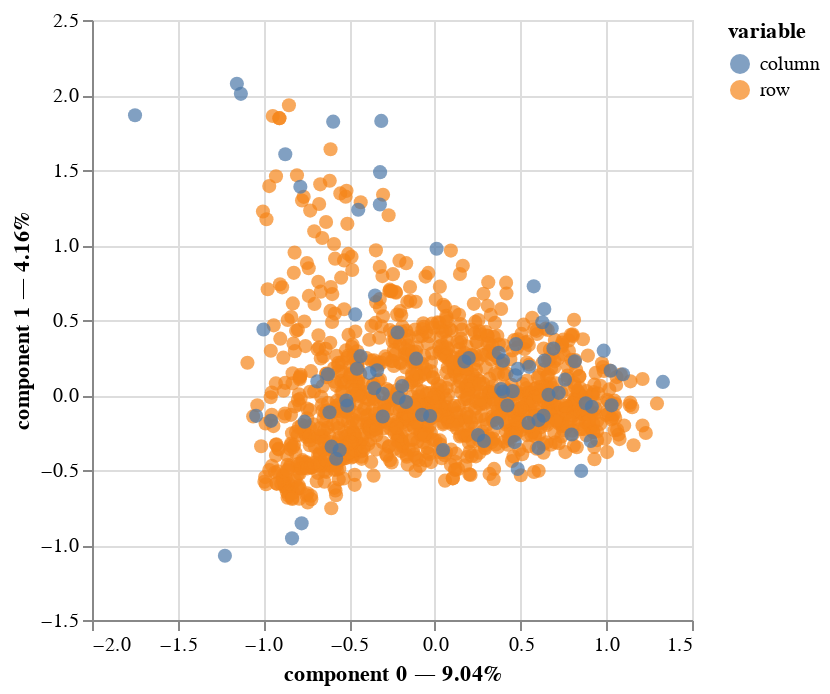

The cell this chart's notebook holds for it:
### Code cell
mca.plot(
    final_df2,
    x_component=0,
    y_component=1,
    show_column_markers=True,
    show_row_markers=True,
    show_column_labels=False,
    show_row_labels=False
)

### Figure 1 — Vega-Lite specification as saved in the notebook (floating-point values rounded to 4 significant figures; data arrays with more than 128 entries replaced by an {"elided": "..."} marker saying what was removed)
{"config": {"view": {"continuousWidth": 300, "continuousHeight": 300}}, "layer": [{"data": {"name": "data-0c0fd6f0dd9f0a9efd5c1c544289938d"}, "mark": {"type": "circle", "size": 50}, "encoding": {"color": {"field": "variable", "type": "nominal"}, "tooltip": [{"field": "variable", "type": "nominal"}, {"field": "value", "type": "nominal"}, {"field": "component 0", "type": "quantitative"}, {"field": "component 1", "type": "quantitative"}], "x": {"axis": {"title": "component 0 — 9.04%"}, "field": "component 0", "scale": {"zero": false}, "type": "quantitative"}, "y": {"axis": {"title": "component 1 — 4.16%"}, "field": "component 1", "scale": {"zero": false}, "type": "quantitative"}}, "name": "view_4"}, {"data": {"name": "data-342258853dea5c3699c7bde7dc35cce3"}, "mark": {"type": "circle", "size": 50}, "encoding": {"color": {"field": "variable", "type": "nominal"}, "tooltip": [{"field": "variable", "type": "nominal"}, {"field": "value", "type": "nominal"}, {"field": "component 0", "type": "quantitative"}, {"field": "component 1", "type": "quantitative"}], "x": {"axis": {"title": "component 0 — 9.04%"}, "field": "component 0", "scale": {"zero": false}, "type": "quantitative"}, "y": {"axis": {"title": "component 1 — 4.16%"}, "field": "component 1", "scale": {"zero": false}, "type": "quantitative"}}}], "params": [{"name": "param_4", "select": {"type": "interval", "encodings": ["x", "y"]}, "bind": "scales", "views": ["view_4"]}], "$schema": "https://vega.github.io/schema/vega-lite/v5.20.1.json", "datasets": {"data-0c0fd6f0dd9f0a9efd5c1c544289938d": {"elided": "1211 records"}, "data-342258853dea5c3699c7bde7dc35cce3": [{"component 0": -1.155, "component 1": 2.075, "variable": "column", "value": "HR5_No opinion", "label": "HR5_No opinion"}, {"component 0": -0.3371, "component 1": 0.1648, "variable": "column", "value": "HR5_Somewhat dissatisfied", "label": "HR5_Somewhat dissatisfied"}, {"component 0": -0.02776, "component 1": -0.1402, "variable": "column", "value": "HR5_Somewhat satisfied", "label": "HR5_Somewhat satisfied"}, {"component 0": -0.6854, "component 1": 0.09042, "variable": "column", "value": "HR5_Very dissatisfied", "label": "HR5_Very dissatisfied"}, {"component 0": 0.4655, "component 1": -0.314, "variable": "column", "value": "HR5_Very satisfied", "label": "HR5_Very satisfied"}, {"component 0": 0.9092, "component 1": -0.3069, "variable": "column", "value": "HR6_Excellent", "label": "HR6_Excellent"}, {"component 0": -0.3538, "component 1": 0.04525, "variable": "column", "value": "HR6_Fair", "label": "HR6_Fair"}, {"component 0": 0.3981, "component 1": 0.02307, "variable": "column", "value": "HR6_Good", "label": "HR6_Good"}, {"component 0": -1.132, "component 1": 2.008, "variable": "column", "value": "HR6_No opinion", "label": "HR6_No opinion"}, {"component 0": -0.7597, "component 1": -0.1778, "variable": "column", "value": "HR6_Poor", "label": "HR6_Poor"}, {"component 0": -0.5755, "component 1": -0.4251, "variable": "column", "value": "HR13_No", "label": "HR13_No"}, {"component 0": -0.8725, "component 1": 1.605, "variable": "column", "value": "HR13_Unsure", "label": "HR13_Unsure"}, {"component 0": 1.026, "component 1": 0.162, "variable": "column", "value": "HR13_Yes, I lost my health insurance due to losing my job", "label": "HR13_Yes, I lost my health insurance due to losing my job"}, {"component 0": 0.6384, "component 1": 0.5732, "variable": "column", "value": "HR13_Yes, I lost my health insurance for other reasons", "label": "HR13_Yes, I lost my health insurance for other reasons"}, {"component 0": 0.4698, "component 1": 0.1312, "variable": "column", "value": "HR13_Yes, somebody close to me lost their health insurance due to losing their job", "label": "HR13_Yes, somebody close to me lost their health insurance due to losing their job"}, {"component 0": 0.4233, "component 1": -0.06988, "variable": "column", "value": "HR13_Yes, somebody close to me lost their health insurance for other reasons", "label": "HR13_Yes, somebody close to me lost their health insurance for other reasons"}, {"component 0": -0.2175, "component 1": 0.4167, "variable": "column", "value": "HR14_Medicaid, a program that provides health insurance to certain low-income families", "label": "HR14_Medicaid, a program that provides health insurance to certain low-income families"}, {"component 0": -0.7771, "component 1": -0.8554, "variable": "column", "value": "HR14_Medicare plus a supplemental plan/Medicare Advantage", "label": "HR14_Medicare plus a supplemental plan/Medicare Advantage"}, {"component 0": -0.8332, "component 1": -0.9558, "variable": "column", "value": "HR14_Medicare, the program that provides insurance to people 65 and older", "label": "HR14_Medicare, the program that provides insurance to people 65 and older"}, {"component 0": -0.7846, "component 1": 1.388, "variable": "column", "value": "HR14_None, uninsured", "label": "HR14_None, uninsured"}, {"component 0": -0.4469, "component 1": 1.235, "variable": "column", "value": "HR14_Other, specify", "label": "HR14_Other, specify"}, {"component 0": 0.2861, "component 1": -0.3062, "variable": "column", "value": "HR14_Private health insurance plan sponsored through an employer (your own or your spouse's or parent's plan)", "label": "HR14_Private health insurance plan sponsored through an employer (your own or your spouse's or parent's plan)"}, {"component 0": 0.5504, "component 1": 0.1875, "variable": "column", "value": "HR14_Private health insurance plan that you (or your spouse/parents) purchase on the individual marketplace with a subsidy from the government", "label": "HR14_Private health insurance plan that you (or your spouse/parents) purchase on the individual marketplace with a subsidy from the government"}, {"component 0": 0.1976, "component 1": 0.246, "variable": "column", "value": "HR14_Private health insurance plan that you (or your spouse/parents) purchase on the individual marketplace with no subsidy", "label": "HR14_Private health insurance plan that you (or your spouse/parents) purchase on the individual marketplace with no subsidy"}, {"component 0": -0.4647, "component 1": 0.5373, "variable": "column", "value": "HR14_Veteran's Affairs or Tricare", "label": "HR14_Veteran's Affairs or Tricare"}, {"component 0": -0.6146, "component 1": -0.1153, "variable": "column", "value": "STIMULUS2_No", "label": "STIMULUS2_No"}, {"component 0": 0.3979, "component 1": 0.229, "variable": "column", "value": "STIMULUS2_Yes, somebody close to me", "label": "STIMULUS2_Yes, somebody close to me"}, {"component 0": 0.6631, "component 1": 0.0008746, "variable": "column", "value": "STIMULUS2_Yes, someone in my immediate family", "label": "STIMULUS2_Yes, someone in my immediate family"}, {"component 0": 0.1728, "component 1": 0.2234, "variable": "column", "value": "POLICY1_A little ï¿½ï¿½ï¿½ï¿½ï¿½ï¿½ï¿½ï¿½ï¿½ï¿½ï¿½ï¿½ï¿½ï¿", "label": "POLICY1_A little ï¿½ï¿½ï¿½ï¿½ï¿½ï¿½ï¿½ï¿½ï¿½ï¿½ï¿½ï¿½ï¿½ï¿"}, {"component 0": 0.484, "component 1": 0.1748, "variable": "column", "value": "POLICY1_A lot- lost significant income as a consequence", "label": "POLICY1_A lot- lost significant income as a consequence"}, {"component 0": -0.5554, "component 1": -0.3677, "variable": "column", "value": "POLICY1_Not at all- has not affected my finances personally", "label": "POLICY1_Not at all- has not affected my finances personally"}, {"component 0": -0.955, "component 1": -0.1723, "variable": "column", "value": "POLICY2_Not at all concerned", "label": "POLICY2_Not at all concerned"}, {"component 0": -0.109, "component 1": 0.2422, "variable": "column", "value": "POLICY2_Somewhat concerned", "label": "POLICY2_Somewhat concerned"}, {"component 0": 0.6341, "component 1": -0.1387, "variable": "column", "value": "POLICY2_Very concerned", "label": "POLICY2_Very concerned"}, {"component 0": 0.5463, "component 1": -0.1861, "variable": "column", "value": "STIMULUS1_Work from home", "label": "STIMULUS1_Work from home"}, {"component 0": 0.5769, "component 1": 0.7245, "variable": "column", "value": "STIMULUS1_Lost job", "label": "STIMULUS1_Lost job"}, {"component 0": 0.4729, "component 1": 0.3389, "variable": "column", "value": "STIMULUS1_Furloughed", "label": "STIMULUS1_Furloughed"}, {"component 0": 0.454, "component 1": 0.02555, "variable": "column", "value": "STIMULUS1_Reduced hours", "label": "STIMULUS1_Reduced hours"}, {"component 0": 0.6916, "component 1": 0.3093, "variable": "column", "value": "STIMULUS1_Pay cut", "label": "STIMULUS1_Pay cut"}, {"component 0": 0.6397, "component 1": 0.2293, "variable": "column", "value": "STIMULUS1_Work more hours", "label": "STIMULUS1_Work more hours"}, {"component 0": 0.6816, "component 1": 0.4447, "variable": "column", "value": "STIMULUS1_Increased pay (i.e., from working overtime/hazard pay)", "label": "STIMULUS1_Increased pay (i.e., from working overtime/hazard pay)"}, {"component 0": -1.043, "component 1": -0.1388, "variable": "column", "value": "STIMULUS1_Nothing changed (i.e., was retired; already worked from home, etc)", "label": "STIMULUS1_Nothing changed (i.e., was retired; already worked from home, etc)"}, {"component 0": 0.04752, "component 1": -0.3668, "variable": "column", "value": "STIMULUS5_Yes, check from the government", "label": "STIMULUS5_Yes, check from the government"}, {"component 0": 0.9848, "component 1": 0.2955, "variable": "column", "value": "STIMULUS5_Yes, small business loan", "label": "STIMULUS5_Yes, small business loan"}, {"component 0": 0.6271, "component 1": 0.4847, "variable": "column", "value": "STIMULUS5_Yes, unemployment benefits", "label": "STIMULUS5_Yes, unemployment benefits"}, {"component 0": -0.4338, "component 1": 0.259, "variable": "column", "value": "STIMULUS5_No", "label": "STIMULUS5_No"}, {"component 0": -0.3126, "component 1": 1.827, "variable": "column", "value": "STIMULUS5_Unsure", "label": "STIMULUS5_Unsure"}, {"component 0": -0.9996, "component 1": 0.4368, "variable": "column", "value": "STIMULUS5_Other, specify", "label": "STIMULUS5_Other, specify"}, {"component 0": 0.3865, "component 1": 0.03994, "variable": "column", "value": "DEMOGRAPHIC3_adult", "label": "DEMOGRAPHIC3_adult"}, {"component 0": -1.749, "component 1": 1.865, "variable": "column", "value": "DEMOGRAPHIC3_child", "label": "DEMOGRAPHIC3_child"}, {"component 0": -0.07458, "component 1": -0.1323, "variable": "column", "value": "DEMOGRAPHIC3_middle_age", "label": "DEMOGRAPHIC3_middle_age"}, {"component 0": -1.225, "component 1": -1.072, "variable": "column", "value": "DEMOGRAPHIC3_senior", "label": "DEMOGRAPHIC3_senior"}, {"component 0": -0.3195, "component 1": 1.486, "variable": "column", "value": "DEMOGRAPHIC3_teenager", "label": "DEMOGRAPHIC3_teenager"}, {"component 0": 0.01037, "component 1": 0.9753, "variable": "column", "value": "DEMOGRAPHIC3_young_adult", "label": "DEMOGRAPHIC3_young_adult"}, {"component 0": -0.3489, "component 1": 0.6636, "variable": "column", "value": "DEMOGRAPHIC13_Lower class/poor", "label": "DEMOGRAPHIC13_Lower class/poor"}, {"component 0": -0.3809, "component 1": 0.1464, "variable": "column", "value": "DEMOGRAPHIC13_Lower middle class", "label": "DEMOGRAPHIC13_Lower middle class"}, {"component 0": -0.1682, "component 1": -0.04608, "variable": "column", "value": "DEMOGRAPHIC13_Middle class", "label": "DEMOGRAPHIC13_Middle class"}, {"component 0": 0.9159, "component 1": -0.07861, "variable": "column", "value": "DEMOGRAPHIC13_Upper class/wealthy", "label": "DEMOGRAPHIC13_Upper class/wealthy"}, {"component 0": 0.4835, "component 1": -0.4936, "variable": "column", "value": "DEMOGRAPHIC13_Upper middle class", "label": "DEMOGRAPHIC13_Upper middle class"}, {"component 0": -0.4545, "component 1": 0.1752, "variable": "column", "value": "DEMOGRAPHIC11_$10,001-$20,000", "label": "DEMOGRAPHIC11_$10,001-$20,000"}, {"component 0": 0.605, "component 1": -0.3526, "variable": "column", "value": "DEMOGRAPHIC11_$150,001-$200,000", "label": "DEMOGRAPHIC11_$150,001-$200,000"}, {"component 0": -0.5164, "component 1": -0.0366, "variable": "column", "value": "DEMOGRAPHIC11_$20,001-$50,000", "label": "DEMOGRAPHIC11_$20,001-$50,000"}, {"component 0": 0.8537, "component 1": -0.5063, "variable": "column", "value": "DEMOGRAPHIC11_$250,001+", "label": "DEMOGRAPHIC11_$250,001+"}, {"component 0": -0.304, "component 1": -0.1433, "variable": "column", "value": "DEMOGRAPHIC11_$50,001-$75,000", "label": "DEMOGRAPHIC11_$50,001-$75,000"}, {"component 0": 0.2522, "component 1": -0.2673, "variable": "column", "value": "DEMOGRAPHIC11_$75,001-$150,000", "label": "DEMOGRAPHIC11_$75,001-$150,000"}, {"component 0": -0.3208, "component 1": 1.27, "variable": "column", "value": "DEMOGRAPHIC11_< $10,000", "label": "DEMOGRAPHIC11_< $10,000"}, {"component 0": 0.7974, "component 1": -0.2634, "variable": "column", "value": "DEMOGRAPHIC11_>$201,000-250,000", "label": "DEMOGRAPHIC11_>$201,000-250,000"}, {"component 0": -0.211, "component 1": -0.01903, "variable": "column", "value": "DEMOGRAPHIC7_No", "label": "DEMOGRAPHIC7_No"}, {"component 0": 1.33, "component 1": 0.08737, "variable": "column", "value": "DEMOGRAPHIC7_Yes", "label": "DEMOGRAPHIC7_Yes"}, {"component 0": -0.1904, "component 1": 0.06024, "variable": "column", "value": "ELDERLYCARE1_No", "label": "ELDERLYCARE1_No"}, {"component 0": 0.3628, "component 1": -0.1864, "variable": "column", "value": "ELDERLYCARE1_Yes", "label": "ELDERLYCARE1_Yes"}, {"component 0": -0.3037, "component 1": 0.008072, "variable": "column", "value": "CHILDCARE3_No", "label": "CHILDCARE3_No"}, {"component 0": 1.031, "component 1": -0.06884, "variable": "column", "value": "CHILDCARE3_Yes", "label": "CHILDCARE3_Yes"}, {"component 0": -0.6234, "component 1": 0.1381, "variable": "column", "value": "CHILDCARE1_No", "label": "CHILDCARE1_No"}, {"component 0": 0.6048, "component 1": -0.1673, "variable": "column", "value": "CHILDCARE1_Yes", "label": "CHILDCARE1_Yes"}, {"component 0": -0.5113, "component 1": -0.07183, "variable": "column", "value": "MEDIA17_No", "label": "MEDIA17_No"}, {"component 0": 0.7591, "component 1": 0.1022, "variable": "column", "value": "MEDIA17_Yes", "label": "MEDIA17_Yes"}, {"component 0": 1.097, "component 1": 0.1385, "variable": "column", "value": "MEDIA16_Yes, from a soup kitchen", "label": "MEDIA16_Yes, from a soup kitchen"}, {"component 0": 0.8166, "component 1": 0.2249, "variable": "column", "value": "MEDIA16_Yes, from a school district", "label": "MEDIA16_Yes, from a school district"}, {"component 0": 0.8802, "component 1": -0.05566, "variable": "column", "value": "MEDIA16_Yes, from a food bank", "label": "MEDIA16_Yes, from a food bank"}, {"component 0": 0.373, "component 1": 0.2815, "variable": "column", "value": "MEDIA16_Yes, from the food stamps program/EBT", "label": "MEDIA16_Yes, from the food stamps program/EBT"}, {"component 0": 0.7225, "component 1": 0.01453, "variable": "column", "value": "MEDIA16_Yes, from a community food distribution program", "label": "MEDIA16_Yes, from a community food distribution program"}, {"component 0": -0.6024, "component 1": -0.3446, "variable": "column", "value": "MEDIA16_No, have not sought food assistance", "label": "MEDIA16_No, have not sought food assistance"}, {"component 0": -0.5931, "component 1": 1.822, "variable": "column", "value": "MEDIA16_Don't know", "label": "MEDIA16_Don't know"}]}}
